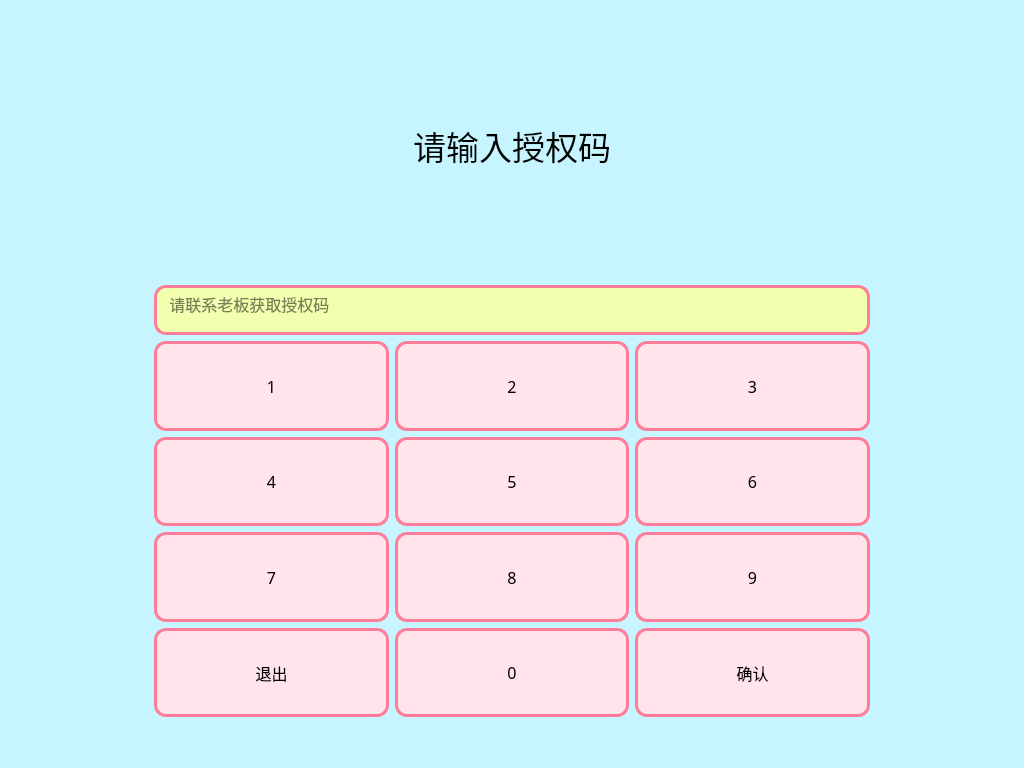
<?xml version="1.0" encoding="UTF-8"?>
<ui version="4.0">
 <class>AdminCode</class>
 <widget class="QWidget" name="AdminCode">
  <property name="geometry">
   <rect>
    <x>0</x>
    <y>0</y>
    <width>1024</width>
    <height>768</height>
   </rect>
  </property>
  <property name="maximumSize">
   <size>
    <width>1024</width>
    <height>768</height>
   </size>
  </property>
  <property name="windowTitle">
   <string>Form</string>
  </property>
  <property name="styleSheet">
   <string notr="true">#AdminCode{	
	background-color: rgb(198, 245, 255);
}

#plainTextEdit{	
	background-color: rgb(242, 255, 174);
	border: 3px solid rgb(255, 125, 153);
    border-radius: 12px;
}

QPushButton{
	background-color: rgb(255, 229, 235);
	border: 3px solid rgb(255, 125, 153);
    border-radius: 12px;
}

QPushButton:pressed {
    background-color: qlineargradient(x1: 0, y1: 0, x2: 0, y2: 1,
                                        stop: 0 #dadbde, stop: 1 #f6f7fa);
	border: 3px solid rgb(255, 174, 192);
}

</string>
  </property>
  <layout class="QGridLayout" name="gridLayout">
   <item row="0" column="0">
    <layout class="QHBoxLayout" name="horizontalLayout_5" stretch="1,5,1">
     <item>
      <spacer name="horizontalSpacer">
       <property name="orientation">
        <enum>Qt::Horizontal</enum>
       </property>
       <property name="sizeHint" stdset="0">
        <size>
         <width>40</width>
         <height>20</height>
        </size>
       </property>
      </spacer>
     </item>
     <item>
      <layout class="QVBoxLayout" name="verticalLayout" stretch="1,1,1,2,1,1,1,1,0">
       <item>
        <spacer name="verticalSpacer">
         <property name="orientation">
          <enum>Qt::Vertical</enum>
         </property>
         <property name="sizeHint" stdset="0">
          <size>
           <width>20</width>
           <height>40</height>
          </size>
         </property>
        </spacer>
       </item>
       <item>
        <widget class="QLabel" name="label">
         <property name="font">
          <font>
           <family>楷体</family>
           <pointsize>25</pointsize>
          </font>
         </property>
         <property name="text">
          <string>请输入授权码</string>
         </property>
         <property name="alignment">
          <set>Qt::AlignCenter</set>
         </property>
        </widget>
       </item>
       <item>
        <spacer name="verticalSpacer_3">
         <property name="orientation">
          <enum>Qt::Vertical</enum>
         </property>
         <property name="sizeHint" stdset="0">
          <size>
           <width>20</width>
           <height>40</height>
          </size>
         </property>
        </spacer>
       </item>
       <item>
        <widget class="QPlainTextEdit" name="plainTextEdit_code">
         <property name="sizePolicy">
          <sizepolicy hsizetype="Expanding" vsizetype="Expanding">
           <horstretch>0</horstretch>
           <verstretch>0</verstretch>
          </sizepolicy>
         </property>
         <property name="maximumSize">
          <size>
           <width>16777215</width>
           <height>50</height>
          </size>
         </property>
         <property name="font">
          <font>
           <family>楷体</family>
           <pointsize>12</pointsize>
           <weight>50</weight>
           <bold>false</bold>
          </font>
         </property>
         <property name="styleSheet">
          <string notr="true">background-color: rgb(242, 255, 174);
	border: 3px solid rgb(255, 125, 153);
    border-radius: 12px;</string>
         </property>
         <property name="verticalScrollBarPolicy">
          <enum>Qt::ScrollBarAlwaysOff</enum>
         </property>
         <property name="horizontalScrollBarPolicy">
          <enum>Qt::ScrollBarAlwaysOff</enum>
         </property>
         <property name="textInteractionFlags">
          <set>Qt::NoTextInteraction</set>
         </property>
         <property name="placeholderText">
          <string>  请联系老板获取授权码</string>
         </property>
        </widget>
       </item>
       <item>
        <layout class="QHBoxLayout" name="horizontalLayout">
         <item>
          <widget class="QPushButton" name="pushButton_1">
           <property name="sizePolicy">
            <sizepolicy hsizetype="Expanding" vsizetype="Expanding">
             <horstretch>0</horstretch>
             <verstretch>0</verstretch>
            </sizepolicy>
           </property>
           <property name="font">
            <font>
             <family>Cascadia Mono</family>
             <pointsize>12</pointsize>
            </font>
           </property>
           <property name="text">
            <string>1</string>
           </property>
          </widget>
         </item>
         <item>
          <widget class="QPushButton" name="pushButton_2">
           <property name="sizePolicy">
            <sizepolicy hsizetype="Expanding" vsizetype="Expanding">
             <horstretch>0</horstretch>
             <verstretch>0</verstretch>
            </sizepolicy>
           </property>
           <property name="font">
            <font>
             <family>Cascadia Mono</family>
             <pointsize>12</pointsize>
            </font>
           </property>
           <property name="text">
            <string>2</string>
           </property>
          </widget>
         </item>
         <item>
          <widget class="QPushButton" name="pushButton_3">
           <property name="sizePolicy">
            <sizepolicy hsizetype="Expanding" vsizetype="Expanding">
             <horstretch>0</horstretch>
             <verstretch>0</verstretch>
            </sizepolicy>
           </property>
           <property name="font">
            <font>
             <family>Cascadia Mono</family>
             <pointsize>12</pointsize>
            </font>
           </property>
           <property name="text">
            <string>3</string>
           </property>
          </widget>
         </item>
        </layout>
       </item>
       <item>
        <layout class="QHBoxLayout" name="horizontalLayout_2">
         <item>
          <widget class="QPushButton" name="pushButton_4">
           <property name="sizePolicy">
            <sizepolicy hsizetype="Expanding" vsizetype="Expanding">
             <horstretch>0</horstretch>
             <verstretch>0</verstretch>
            </sizepolicy>
           </property>
           <property name="font">
            <font>
             <family>Cascadia Mono</family>
             <pointsize>12</pointsize>
            </font>
           </property>
           <property name="text">
            <string>4</string>
           </property>
          </widget>
         </item>
         <item>
          <widget class="QPushButton" name="pushButton_5">
           <property name="sizePolicy">
            <sizepolicy hsizetype="Expanding" vsizetype="Expanding">
             <horstretch>0</horstretch>
             <verstretch>0</verstretch>
            </sizepolicy>
           </property>
           <property name="font">
            <font>
             <family>Cascadia Mono</family>
             <pointsize>12</pointsize>
            </font>
           </property>
           <property name="text">
            <string>5</string>
           </property>
          </widget>
         </item>
         <item>
          <widget class="QPushButton" name="pushButton_6">
           <property name="sizePolicy">
            <sizepolicy hsizetype="Expanding" vsizetype="Expanding">
             <horstretch>0</horstretch>
             <verstretch>0</verstretch>
            </sizepolicy>
           </property>
           <property name="font">
            <font>
             <family>Cascadia Mono</family>
             <pointsize>12</pointsize>
            </font>
           </property>
           <property name="text">
            <string>6</string>
           </property>
          </widget>
         </item>
        </layout>
       </item>
       <item>
        <layout class="QHBoxLayout" name="horizontalLayout_3">
         <item>
          <widget class="QPushButton" name="pushButton_7">
           <property name="sizePolicy">
            <sizepolicy hsizetype="Expanding" vsizetype="Expanding">
             <horstretch>0</horstretch>
             <verstretch>0</verstretch>
            </sizepolicy>
           </property>
           <property name="font">
            <font>
             <family>Cascadia Mono</family>
             <pointsize>12</pointsize>
            </font>
           </property>
           <property name="text">
            <string>7</string>
           </property>
          </widget>
         </item>
         <item>
          <widget class="QPushButton" name="pushButton_8">
           <property name="sizePolicy">
            <sizepolicy hsizetype="Expanding" vsizetype="Expanding">
             <horstretch>0</horstretch>
             <verstretch>0</verstretch>
            </sizepolicy>
           </property>
           <property name="font">
            <font>
             <family>Cascadia Mono</family>
             <pointsize>12</pointsize>
            </font>
           </property>
           <property name="text">
            <string>8</string>
           </property>
          </widget>
         </item>
         <item>
          <widget class="QPushButton" name="pushButton_9">
           <property name="sizePolicy">
            <sizepolicy hsizetype="Expanding" vsizetype="Expanding">
             <horstretch>0</horstretch>
             <verstretch>0</verstretch>
            </sizepolicy>
           </property>
           <property name="font">
            <font>
             <family>Cascadia Mono</family>
             <pointsize>12</pointsize>
            </font>
           </property>
           <property name="text">
            <string>9</string>
           </property>
          </widget>
         </item>
        </layout>
       </item>
       <item>
        <layout class="QHBoxLayout" name="horizontalLayout_4">
         <item>
          <widget class="QPushButton" name="pushButton_quit">
           <property name="sizePolicy">
            <sizepolicy hsizetype="Expanding" vsizetype="Expanding">
             <horstretch>0</horstretch>
             <verstretch>0</verstretch>
            </sizepolicy>
           </property>
           <property name="font">
            <font>
             <family>楷体</family>
             <pointsize>12</pointsize>
            </font>
           </property>
           <property name="text">
            <string>退出</string>
           </property>
          </widget>
         </item>
         <item>
          <widget class="QPushButton" name="pushButton_0">
           <property name="sizePolicy">
            <sizepolicy hsizetype="Expanding" vsizetype="Expanding">
             <horstretch>0</horstretch>
             <verstretch>0</verstretch>
            </sizepolicy>
           </property>
           <property name="font">
            <font>
             <family>Cascadia Mono</family>
             <pointsize>12</pointsize>
            </font>
           </property>
           <property name="text">
            <string>0</string>
           </property>
          </widget>
         </item>
         <item>
          <widget class="QPushButton" name="pushButton_ack">
           <property name="sizePolicy">
            <sizepolicy hsizetype="Expanding" vsizetype="Expanding">
             <horstretch>0</horstretch>
             <verstretch>0</verstretch>
            </sizepolicy>
           </property>
           <property name="font">
            <font>
             <family>楷体</family>
             <pointsize>12</pointsize>
            </font>
           </property>
           <property name="text">
            <string>确认</string>
           </property>
          </widget>
         </item>
        </layout>
       </item>
       <item>
        <spacer name="verticalSpacer_2">
         <property name="orientation">
          <enum>Qt::Vertical</enum>
         </property>
         <property name="sizeHint" stdset="0">
          <size>
           <width>20</width>
           <height>40</height>
          </size>
         </property>
        </spacer>
       </item>
      </layout>
     </item>
     <item>
      <spacer name="horizontalSpacer_2">
       <property name="orientation">
        <enum>Qt::Horizontal</enum>
       </property>
       <property name="sizeHint" stdset="0">
        <size>
         <width>40</width>
         <height>20</height>
        </size>
       </property>
      </spacer>
     </item>
    </layout>
   </item>
  </layout>
 </widget>
 <resources/>
 <connections/>
</ui>
